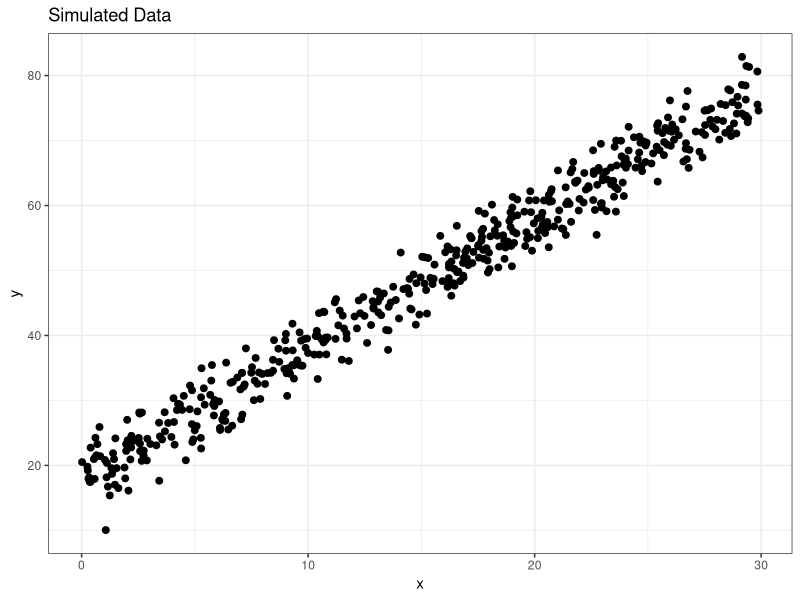
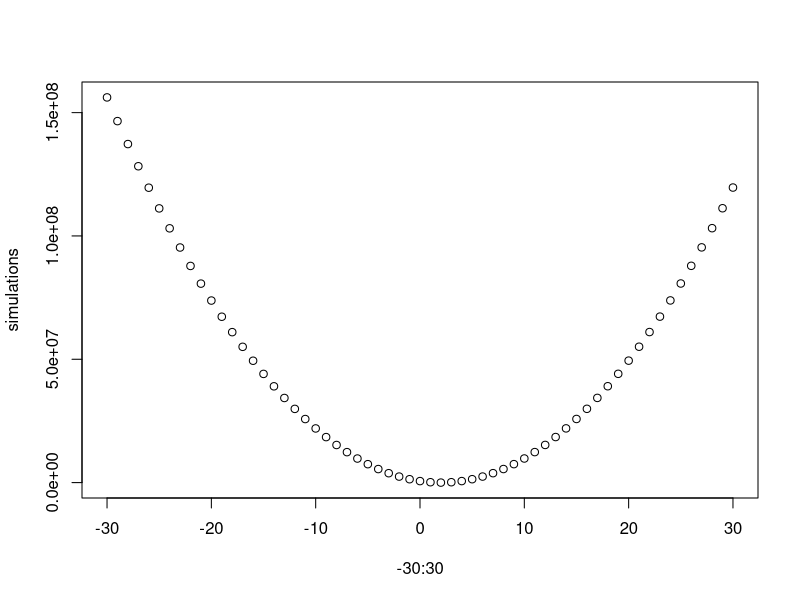
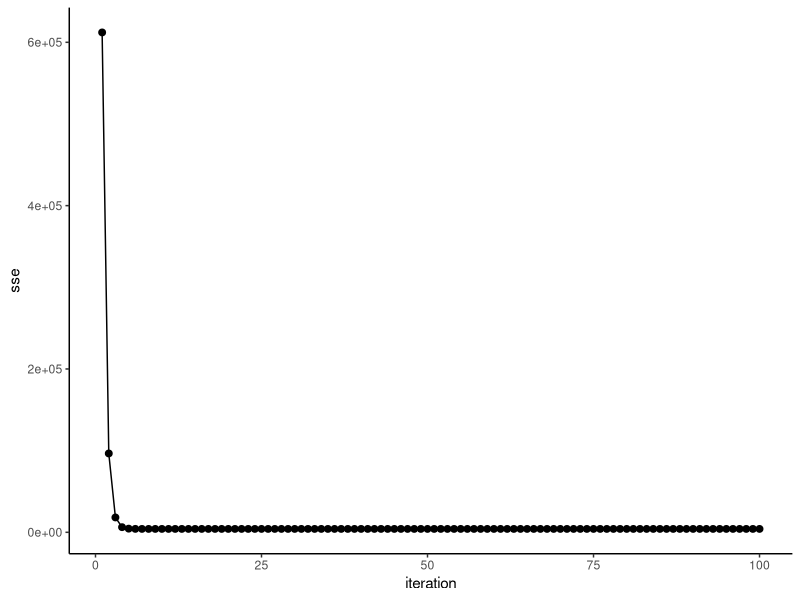
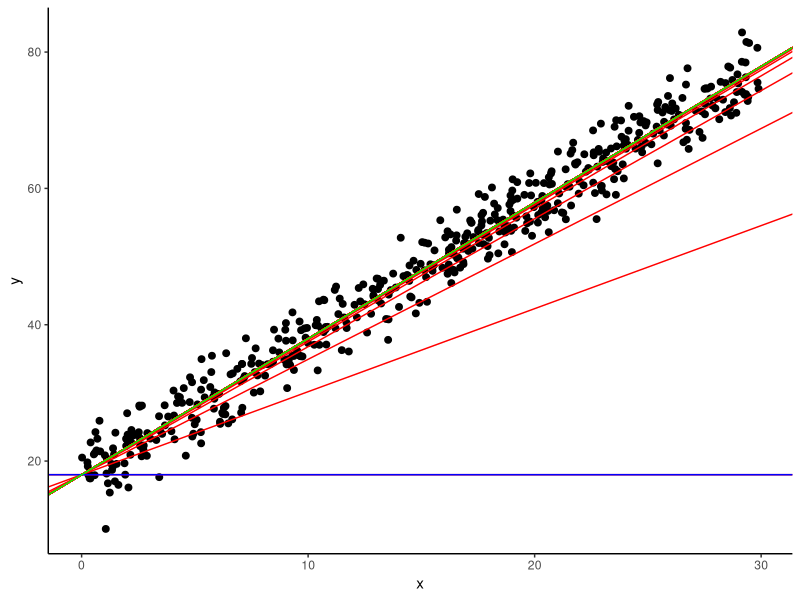

The R source for these figures, in order:
## ---- chunk 1
knitr::opts_chunk$set(echo = TRUE)
## ---- chunk 2
library(tidyverse)
set.seed(1000)

alpha <- 18
beta <- 2
n_obs <- 500

x <- runif(n_obs, 0, 30)

y <- alpha + beta*x + rnorm(n_obs, 0, 3)

data <- tibble(x = x, y = y)

ggplot(data, aes(x = x, y = y)) + geom_point(size = 2) + theme_bw() + labs(title = 'Simulated Data')
## ---- chunk 3
ols_fit <- lm(y ~ x, data = data)
## ---- chunk 4
summary(ols_fit)
## ---- chunk 5
ols_fit$coefficients
## ---- chunk 6
cost_function <- function(alpha, beta, x, y){
  prediction = alpha + beta * x
  ss <- sum((y - prediction)^2)
  return(ss)
}
## ---- chunk 7
r_ols <- sum(resid(ols_fit)^2) #resid is the function to get the residuals
r_ols

## ---- chunk 8
cost_function(
  alpha = ols_fit$coefficients[1][[1]],
  beta = ols_fit$coefficients[2][[1]],
  x = data$x, 
  y = data$y)
## ---- chunk 9
simulations = c()

for (i in -30:30){
  mse = cost_function(
  alpha = 18,
  beta = i,
  x = data$x, 
  y = data$y
  )
  
  simulations = c(simulations, mse)
}

## ---- chunk 10
plot(x=-30:30, y=simulations)
## ---- chunk 11
gradient_desc <- function(alpha, beta, x, y){
  N <- length(x)
  
  grad_beta <- (1/N) * sum(-2*x*(y - alpha - beta*x))
  return (grad_beta)
}
## ---- chunk 12
gradient_desc(
  alpha = 18,
  beta = 0.0,
  x = data$x, 
  y = data$y
)
## ---- chunk 13
delta <- 0.001

minimize_function <- function(alpha, beta, x, y, delta){
  gd <- gradient_desc(alpha, beta, x, y)
  d_beta <- gd * delta
  new_beta <- beta - d_beta
  return(new_beta)
}
## ---- chunk 14
iter <- 100
res <- c(0)

for (i in 2:iter){
  this_beta = res[i-1]
  res[i] <- minimize_function(
    alpha = alpha, beta = this_beta, x = data$x, y = data$y, delta = delta
  )
}

res <- lapply(res, function(x) as.data.frame(t(x))) %>% bind_rows()
colnames(res) <- c('beta')

loss <- res %>% as_tibble() %>% rowwise() %>%
  summarise(sse = cost_function(18, beta, data$x, data$y))

res <- res %>% bind_cols(loss) %>%
  mutate(iteration = seq(1, 100)) %>% as_tibble()

res %>% glimpse()
## ---- chunk 15
ggplot(res, aes(x = iteration, y = sse)) + geom_point(size = 2) + 
  theme_classic() + geom_line(aes(group = 1)) 
## ---- chunk 16
ggplot(data, aes(x = x, y = y)) + 
  geom_point(size = 2) + 
  geom_abline(aes(intercept = alpha, slope = beta),
              data = res, size = 0.5, color = 'red') + 
  theme_classic() + 
  geom_abline(aes(intercept = alpha, slope = beta), 
              data = res %>% slice_head(), size = 0.5, color = 'blue') + 
  geom_abline(aes(intercept = alpha, slope = beta), 
              data = res %>% slice_tail(), size = 0.5, color = 'green')
